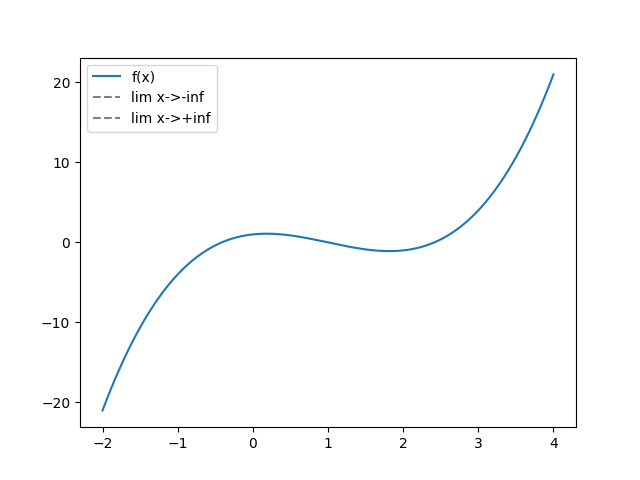

Write Python code to recreate this figure.
import numpy as np
import matplotlib.pyplot as plt

# Definizione della funzione polinomiale
'''
f(x) = x^3 - 3x^2 + x + 1. 
Gli estremi del dominio della funzione sono a = -2 e b = 4

'''
def f(x):
    return x**3 - 3*x**2 + x + 1

# Definizione degli estremi del dominio della funzione
a = -2
b = 4

# Creazione di un array di valori equispaziati nel dominio della funzione
x = np.linspace(a, b, 1000)

# Calcolo dei limiti della funzione per x che tende a -infinito e a +infinito
lim_inf = -np.inf
lim_sup = np.inf

# Creazione del grafico della funzione e dei suoi limiti
fig, ax = plt.subplots()
ax.plot(x, f(x), label='f(x)')
ax.axhline(lim_inf, color='gray', linestyle='--', label='lim x->-inf')
ax.axhline(lim_sup, color='gray', linestyle='--', label='lim x->+inf')
ax.legend()
plt.show()
